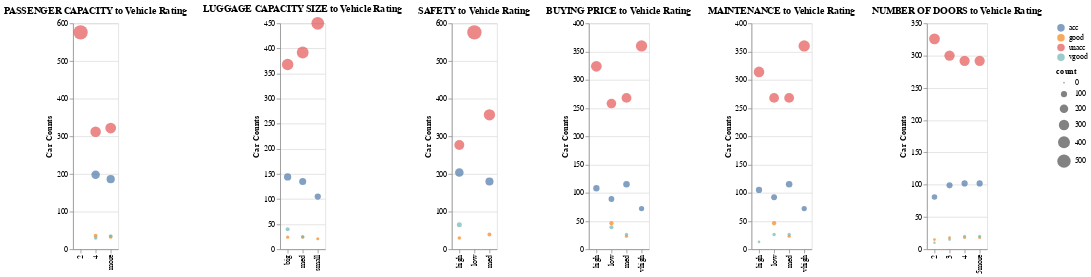

This figure's notebook cell:
### Code cell
viz_list[3] | viz_list[4] | viz_list[5] | viz_list[0] | viz_list[1] | viz_list[2]

### Figure 1 — Vega-Lite specification as saved in the notebook (floating-point values rounded to 4 significant figures)
{"config": {"view": {"continuousWidth": 300, "continuousHeight": 300}}, "hconcat": [{"data": {"name": "data-31823833dd1f97f1f7c80d41b23cbc9e"}, "mark": {"type": "circle"}, "encoding": {"color": {"field": "target", "title": "", "type": "nominal"}, "size": {"field": "count", "type": "quantitative"}, "x": {"field": "Passenger Capacity", "title": "", "type": "nominal"}, "y": {"field": "count", "title": "Car Counts", "type": "quantitative"}}, "title": {"text": "PASSENGER CAPACITY to Vehicle Rating", "anchor": "middle"}}, {"data": {"name": "data-b9276ce09dce6470894bc9a4c2aebb91"}, "mark": {"type": "circle"}, "encoding": {"color": {"field": "target", "title": "", "type": "nominal"}, "size": {"field": "count", "type": "quantitative"}, "x": {"field": "Luggage Capacity Size", "title": "", "type": "nominal"}, "y": {"field": "count", "title": "Car Counts", "type": "quantitative"}}, "title": {"text": "LUGGAGE CAPACITY SIZE to Vehicle Rating", "anchor": "middle"}}, {"data": {"name": "data-e00eae68c935722e57d4610b5a53e5e3"}, "mark": {"type": "circle"}, "encoding": {"color": {"field": "target", "title": "", "type": "nominal"}, "size": {"field": "count", "type": "quantitative"}, "x": {"field": "Safety", "title": "", "type": "nominal"}, "y": {"field": "count", "title": "Car Counts", "type": "quantitative"}}, "title": {"text": "SAFETY to Vehicle Rating", "anchor": "middle"}}, {"data": {"name": "data-fb10633a46c0a5635f79e3f6472db9e8"}, "mark": {"type": "circle"}, "encoding": {"color": {"field": "target", "title": "", "type": "nominal"}, "size": {"field": "count", "type": "quantitative"}, "x": {"field": "Buying Price", "title": "", "type": "nominal"}, "y": {"field": "count", "title": "Car Counts", "type": "quantitative"}}, "title": {"text": "BUYING PRICE to Vehicle Rating", "anchor": "middle"}}, {"data": {"name": "data-b4366b7cbf5f81d43ab6dba13ed3806b"}, "mark": {"type": "circle"}, "encoding": {"color": {"field": "target", "title": "", "type": "nominal"}, "size": {"field": "count", "type": "quantitative"}, "x": {"field": "Maintenance", "title": "", "type": "nominal"}, "y": {"field": "count", "title": "Car Counts", "type": "quantitative"}}, "title": {"text": "MAINTENANCE to Vehicle Rating", "anchor": "middle"}}, {"data": {"name": "data-6663c1d3cf161114bef73cb2aec65386"}, "mark": {"type": "circle"}, "encoding": {"color": {"field": "target", "title": "", "type": "nominal"}, "size": {"field": "count", "type": "quantitative"}, "x": {"field": "Number of Doors", "title": "", "type": "nominal"}, "y": {"field": "count", "title": "Car Counts", "type": "quantitative"}}, "title": {"text": "NUMBER OF DOORS to Vehicle Rating", "anchor": "middle"}}], "$schema": "https://vega.github.io/schema/vega-lite/v5.16.3.json", "datasets": {"data-31823833dd1f97f1f7c80d41b23cbc9e": [{"Passenger Capacity": "2", "target": "unacc", "count": 576}, {"Passenger Capacity": "4", "target": "acc", "count": 198}, {"Passenger Capacity": "4", "target": "good", "count": 36}, {"Passenger Capacity": "4", "target": "unacc", "count": 312}, {"Passenger Capacity": "4", "target": "vgood", "count": 30}, {"Passenger Capacity": "more", "target": "acc", "count": 186}, {"Passenger Capacity": "more", "target": "good", "count": 33}, {"Passenger Capacity": "more", "target": "unacc", "count": 322}, {"Passenger Capacity": "more", "target": "vgood", "count": 35}], "data-b9276ce09dce6470894bc9a4c2aebb91": [{"Luggage Capacity Size": "big", "target": "acc", "count": 144}, {"Luggage Capacity Size": "big", "target": "good", "count": 24}, {"Luggage Capacity Size": "big", "target": "unacc", "count": 368}, {"Luggage Capacity Size": "big", "target": "vgood", "count": 40}, {"Luggage Capacity Size": "med", "target": "acc", "count": 135}, {"Luggage Capacity Size": "med", "target": "good", "count": 24}, {"Luggage Capacity Size": "med", "target": "unacc", "count": 392}, {"Luggage Capacity Size": "med", "target": "vgood", "count": 25}, {"Luggage Capacity Size": "small", "target": "acc", "count": 105}, {"Luggage Capacity Size": "small", "target": "good", "count": 21}, {"Luggage Capacity Size": "small", "target": "unacc", "count": 450}], "data-e00eae68c935722e57d4610b5a53e5e3": [{"Safety": "high", "target": "acc", "count": 204}, {"Safety": "high", "target": "good", "count": 30}, {"Safety": "high", "target": "unacc", "count": 277}, {"Safety": "high", "target": "vgood", "count": 65}, {"Safety": "low", "target": "unacc", "count": 576}, {"Safety": "med", "target": "acc", "count": 180}, {"Safety": "med", "target": "good", "count": 39}, {"Safety": "med", "target": "unacc", "count": 357}], "data-fb10633a46c0a5635f79e3f6472db9e8": [{"Buying Price": "high", "target": "acc", "count": 108}, {"Buying Price": "high", "target": "unacc", "count": 324}, {"Buying Price": "low", "target": "acc", "count": 89}, {"Buying Price": "low", "target": "good", "count": 46}, {"Buying Price": "low", "target": "unacc", "count": 258}, {"Buying Price": "low", "target": "vgood", "count": 39}, {"Buying Price": "med", "target": "acc", "count": 115}, {"Buying Price": "med", "target": "good", "count": 23}, {"Buying Price": "med", "target": "unacc", "count": 268}, {"Buying Price": "med", "target": "vgood", "count": 26}, {"Buying Price": "vhigh", "target": "acc", "count": 72}, {"Buying Price": "vhigh", "target": "unacc", "count": 360}], "data-b4366b7cbf5f81d43ab6dba13ed3806b": [{"Maintenance": "high", "target": "acc", "count": 105}, {"Maintenance": "high", "target": "unacc", "count": 314}, {"Maintenance": "high", "target": "vgood", "count": 13}, {"Maintenance": "low", "target": "acc", "count": 92}, {"Maintenance": "low", "target": "good", "count": 46}, {"Maintenance": "low", "target": "unacc", "count": 268}, {"Maintenance": "low", "target": "vgood", "count": 26}, {"Maintenance": "med", "target": "acc", "count": 115}, {"Maintenance": "med", "target": "good", "count": 23}, {"Maintenance": "med", "target": "unacc", "count": 268}, {"Maintenance": "med", "target": "vgood", "count": 26}, {"Maintenance": "vhigh", "target": "acc", "count": 72}, {"Maintenance": "vhigh", "target": "unacc", "count": 360}], "data-6663c1d3cf161114bef73cb2aec65386": [{"Number of Doors": "2", "target": "acc", "count": 81}, {"Number of Doors": "2", "target": "good", "count": 15}, {"Number of Doors": "2", "target": "unacc", "count": 326}, {"Number of Doors": "2", "target": "vgood", "count": 10}, {"Number of Doors": "3", "target": "acc", "count": 99}, {"Number of Doors": "3", "target": "good", "count": 18}, {"Number of Doors": "3", "target": "unacc", "count": 300}, {"Number of Doors": "3", "target": "vgood", "count": 15}, {"Number of Doors": "4", "target": "acc", "count": 102}, {"Number of Doors": "4", "target": "good", "count": 18}, {"Number of Doors": "4", "target": "unacc", "count": 292}, {"Number of Doors": "4", "target": "vgood", "count": 20}, {"Number of Doors": "5more", "target": "acc", "count": 102}, {"Number of Doors": "5more", "target": "good", "count": 18}, {"Number of Doors": "5more", "target": "unacc", "count": 292}, {"Number of Doors": "5more", "target": "vgood", "count": 20}]}}
